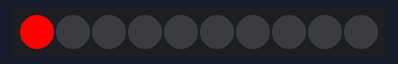
Simulated run of this sketch. Board: Arduino Uno, built with avr-gcc and run on an emulated ATmega328P. Parts: 10 RGB LEDs in strip order, left to right.

Above: at 0.1 s.
At 0.6 s:
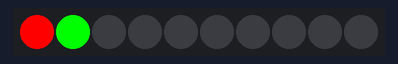
At 1.1 s:
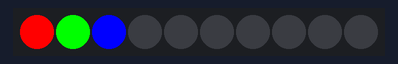
At 1.6 s:
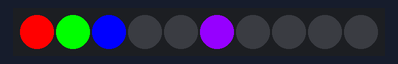
At 2.1 s:
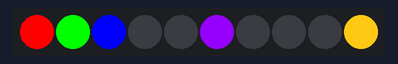

The sketch:

ledstriptest.ino
```cpp
#include <FastLED.h>
#define LED_PIN     7
#define NUM_LEDS    10
CRGB leds[NUM_LEDS];
void setup() {
  FastLED.addLeds<WS2812, LED_PIN, GRB>(leds, NUM_LEDS);

}
void loop() {

  leds[0] = CRGB(255, 0, 0);
  FastLED.show();
  delay(500);
  leds[1] = CRGB(0, 255, 0);
  FastLED.show();
  delay(500);
  leds[2] = CRGB(0, 0, 255);
  FastLED.show();
  delay(500);
  leds[5] = CRGB(150, 0, 255);
  FastLED.show();
  delay(500);
  leds[9] = CRGB(255, 200, 20);
  FastLED.show();
  delay(500);
  leds[14] = CRGB(85, 60, 180);
  FastLED.show();
  delay(500);
  leds[19] = CRGB(50, 255, 20);
  FastLED.show();
  delay(500);
}
```

Measured:
- what the display in image 1 shows lasts 0.5 s, from 0.5 s to 1.0 s
